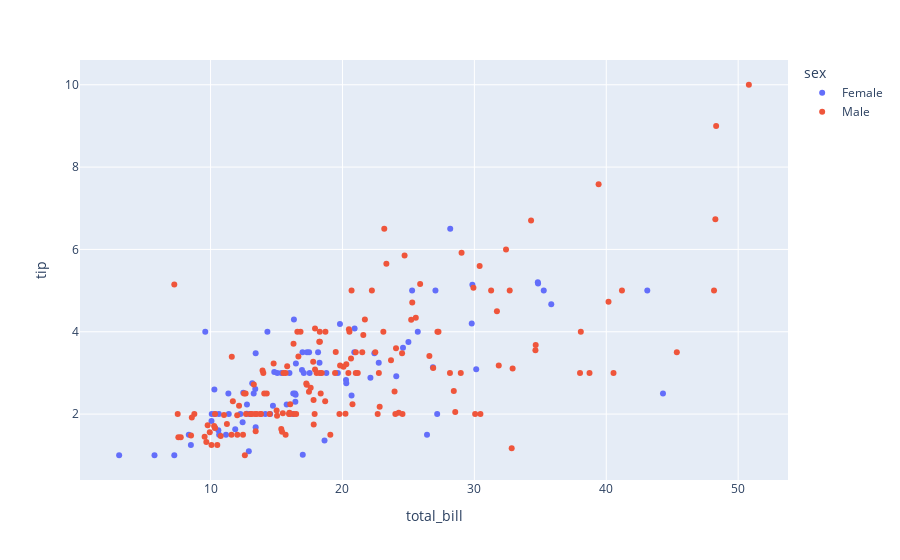
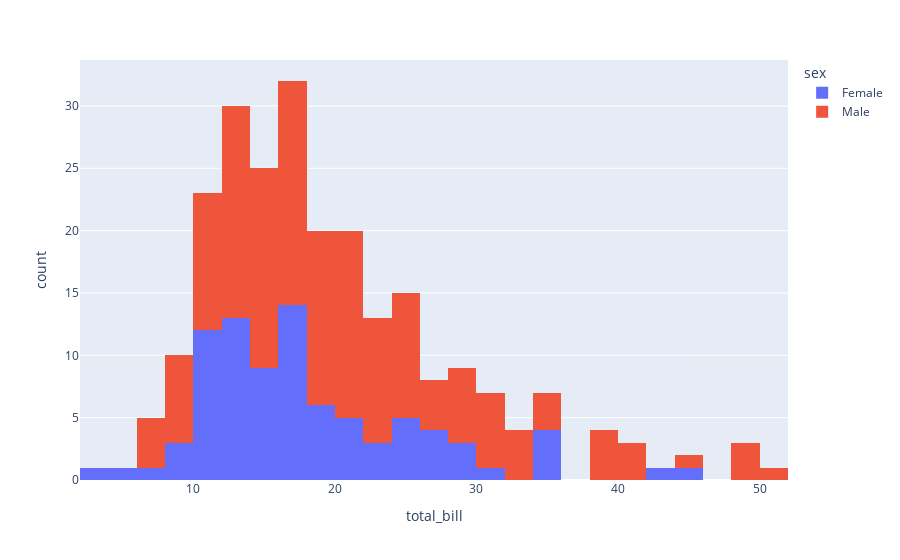

These figures' notebook cell, in order:
### Markdown cell above
################################
# Cell 08:
################################

### Code cell
# 01. Importar:
#     Bibliotecas: matplotlib, numpy
#     Módulos: pyplot
import plotly.express as px
df = px.data.tips()

# Spread Plot
fig = px.scatter(df, x="total_bill", y="tip", color="sex")
fig.show()

# Histogram Plot
fig = px.histogram(df, x="total_bill", nbins=30 , color="sex")
fig.show()

### Figure 1 — Plotly figure (JSON) as saved in the notebook; plotly's stock layout.template omitted (floating-point values rounded to 4 significant figures; data arrays with more than 128 entries replaced by an {"elided": "..."} marker saying what was removed)
{"data": [{"hovertemplate": "sex=Female<br>total_bill=%{x}<br>tip=%{y}<extra></extra>", "legendgroup": "Female", "marker": {"color": "#636efa", "symbol": "circle"}, "mode": "markers", "name": "Female", "orientation": "v", "showlegend": true, "type": "scatter", "x": [16.99, 24.59, 35.26, 14.83, 10.33, 16.97, 20.29, 15.77, 19.65, 15.06, 20.69, 16.93, 10.29, 34.81, 26.41, 16.45, 3.07, 17.07, 26.86, 25.28, 14.73, 10.07, 34.83, 5.75, 16.32, 22.75, 11.35, 15.38, 44.3, 22.42, 20.92, 14.31, 7.25, 25.71, 17.31, 10.65, 12.43, 24.08, 13.42, 12.48, 29.8, 14.52, 11.38, 20.27, 11.17, 12.26, 18.26, 8.51, 10.33, 14.15, 13.16, 17.47, 27.05, 16.43, 8.35, 18.64, 11.87, 29.85, 25.0, 13.39, 16.21, 17.51, 10.59, 10.63, 9.6, 20.9, 18.15, 19.81, 43.11, 13.0, 12.74, 13.0, 16.4, 16.47, 12.76, 13.27, 28.17, 12.9, 30.14, 13.42, 15.98, 16.27, 10.09, 22.12, 35.83, 27.18, 18.78], "xaxis": "x", "y": [1.01, 3.61, 5.0, 3.02, 1.67, 3.5, 2.75, 2.23, 3.0, 3.0, 2.45, 3.07, 2.6, 5.2, 1.5, 2.47, 1.0, 3.0, 3.14, 5.0, 2.2, 1.83, 5.17, 1.0, 4.3, 3.25, 2.5, 3.0, 2.5, 3.48, 4.08, 4.0, 1.0, 4.0, 3.5, 1.5, 1.8, 2.92, 1.68, 2.52, 4.2, 2.0, 2.0, 2.83, 1.5, 2.0, 3.25, 1.25, 2.0, 2.0, 2.75, 3.5, 5.0, 2.3, 1.5, 1.36, 1.63, 5.14, 3.75, 2.61, 2.0, 3.0, 1.61, 2.0, 4.0, 3.5, 3.5, 4.19, 5.0, 2.0, 2.01, 2.0, 2.5, 3.23, 2.23, 2.5, 6.5, 1.1, 3.09, 3.48, 3.0, 2.5, 2.0, 2.88, 4.67, 2.0, 3.0], "yaxis": "y"}, {"hovertemplate": "sex=Male<br>total_bill=%{x}<br>tip=%{y}<extra></extra>", "legendgroup": "Male", "marker": {"color": "#EF553B", "symbol": "circle"}, "mode": "markers", "name": "Male", "orientation": "v", "showlegend": true, "type": "scatter", "x": {"elided": "157 float values"}, "xaxis": "x", "y": {"elided": "157 float values"}, "yaxis": "y"}], "layout": {"legend": {"title": {"text": "sex"}, "tracegroupgap": 0}, "margin": {"t": 60}, "xaxis": {"anchor": "y", "domain": [0, 1], "title": {"text": "total_bill"}}, "yaxis": {"anchor": "x", "domain": [0, 1], "title": {"text": "tip"}}}}

### Figure 2 — Plotly figure (JSON) as saved in the notebook; plotly's stock layout.template omitted (floating-point values rounded to 4 significant figures; data arrays with more than 128 entries replaced by an {"elided": "..."} marker saying what was removed)
{"data": [{"bingroup": "x", "hovertemplate": "sex=Female<br>total_bill=%{x}<br>count=%{y}<extra></extra>", "legendgroup": "Female", "marker": {"color": "#636efa", "pattern": {"shape": ""}}, "name": "Female", "nbinsx": 30, "orientation": "v", "showlegend": true, "type": "histogram", "x": [16.99, 24.59, 35.26, 14.83, 10.33, 16.97, 20.29, 15.77, 19.65, 15.06, 20.69, 16.93, 10.29, 34.81, 26.41, 16.45, 3.07, 17.07, 26.86, 25.28, 14.73, 10.07, 34.83, 5.75, 16.32, 22.75, 11.35, 15.38, 44.3, 22.42, 20.92, 14.31, 7.25, 25.71, 17.31, 10.65, 12.43, 24.08, 13.42, 12.48, 29.8, 14.52, 11.38, 20.27, 11.17, 12.26, 18.26, 8.51, 10.33, 14.15, 13.16, 17.47, 27.05, 16.43, 8.35, 18.64, 11.87, 29.85, 25.0, 13.39, 16.21, 17.51, 10.59, 10.63, 9.6, 20.9, 18.15, 19.81, 43.11, 13.0, 12.74, 13.0, 16.4, 16.47, 12.76, 13.27, 28.17, 12.9, 30.14, 13.42, 15.98, 16.27, 10.09, 22.12, 35.83, 27.18, 18.78], "xaxis": "x", "yaxis": "y"}, {"bingroup": "x", "hovertemplate": "sex=Male<br>total_bill=%{x}<br>count=%{y}<extra></extra>", "legendgroup": "Male", "marker": {"color": "#EF553B", "pattern": {"shape": ""}}, "name": "Male", "nbinsx": 30, "orientation": "v", "showlegend": true, "type": "histogram", "x": {"elided": "157 float values"}, "xaxis": "x", "yaxis": "y"}], "layout": {"barmode": "relative", "legend": {"title": {"text": "sex"}, "tracegroupgap": 0}, "margin": {"t": 60}, "xaxis": {"anchor": "y", "domain": [0, 1], "title": {"text": "total_bill"}}, "yaxis": {"anchor": "x", "domain": [0, 1], "title": {"text": "count"}}}}
